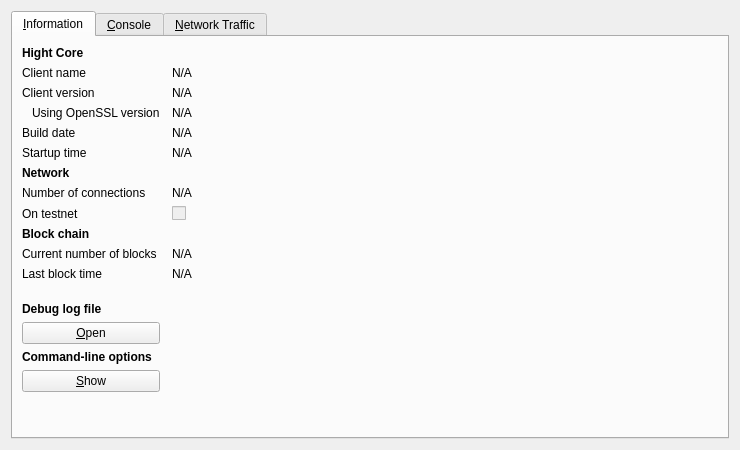
<?xml version="1.0" encoding="UTF-8"?>
<ui version="4.0">
 <class>RPCConsole</class>
 <widget class="QDialog" name="RPCConsole">
  <property name="geometry">
   <rect>
    <x>0</x>
    <y>0</y>
    <width>740</width>
    <height>450</height>
   </rect>
  </property>
  <property name="windowTitle">
   <string>Hight - Debug window</string>
  </property>
  <layout class="QVBoxLayout" name="verticalLayout_2">
   <item>
    <widget class="QTabWidget" name="tabWidget">
     <property name="currentIndex">
      <number>0</number>
     </property>
     <widget class="QWidget" name="tab_info">
      <attribute name="title">
       <string>&amp;Information</string>
      </attribute>
      <layout class="QGridLayout" name="gridLayout" columnstretch="0,1">
       <property name="horizontalSpacing">
        <number>12</number>
       </property>
       <item row="0" column="0">
        <widget class="QLabel" name="label_9">
         <property name="font">
          <font>
           <weight>75</weight>
           <bold>true</bold>
          </font>
         </property>
         <property name="text">
          <string>Hight Core</string>
         </property>
        </widget>
       </item>
       <item row="1" column="0">
        <widget class="QLabel" name="label_5">
         <property name="text">
          <string>Client name</string>
         </property>
        </widget>
       </item>
       <item row="1" column="1">
        <widget class="QLabel" name="clientName">
         <property name="cursor">
          <cursorShape>IBeamCursor</cursorShape>
         </property>
         <property name="text">
          <string>N/A</string>
         </property>
         <property name="textFormat">
          <enum>Qt::PlainText</enum>
         </property>
         <property name="textInteractionFlags">
          <set>Qt::LinksAccessibleByMouse|Qt::TextSelectableByKeyboard|Qt::TextSelectableByMouse</set>
         </property>
        </widget>
       </item>
       <item row="2" column="0">
        <widget class="QLabel" name="label_6">
         <property name="text">
          <string>Client version</string>
         </property>
        </widget>
       </item>
       <item row="2" column="1">
        <widget class="QLabel" name="clientVersion">
         <property name="cursor">
          <cursorShape>IBeamCursor</cursorShape>
         </property>
         <property name="text">
          <string>N/A</string>
         </property>
         <property name="textFormat">
          <enum>Qt::PlainText</enum>
         </property>
         <property name="textInteractionFlags">
          <set>Qt::LinksAccessibleByMouse|Qt::TextSelectableByKeyboard|Qt::TextSelectableByMouse</set>
         </property>
        </widget>
       </item>
       <item row="3" column="0">
        <widget class="QLabel" name="label_14">
         <property name="text">
          <string>Using OpenSSL version</string>
         </property>
         <property name="indent">
          <number>10</number>
         </property>
        </widget>
       </item>
       <item row="3" column="1">
        <widget class="QLabel" name="openSSLVersion">
         <property name="cursor">
          <cursorShape>IBeamCursor</cursorShape>
         </property>
         <property name="text">
          <string>N/A</string>
         </property>
         <property name="textFormat">
          <enum>Qt::PlainText</enum>
         </property>
         <property name="textInteractionFlags">
          <set>Qt::LinksAccessibleByMouse|Qt::TextSelectableByKeyboard|Qt::TextSelectableByMouse</set>
         </property>
        </widget>
       </item>
       <item row="4" column="0">
        <widget class="QLabel" name="label_12">
         <property name="text">
          <string>Build date</string>
         </property>
        </widget>
       </item>
       <item row="4" column="1">
        <widget class="QLabel" name="buildDate">
         <property name="cursor">
          <cursorShape>IBeamCursor</cursorShape>
         </property>
         <property name="text">
          <string>N/A</string>
         </property>
         <property name="textFormat">
          <enum>Qt::PlainText</enum>
         </property>
         <property name="textInteractionFlags">
          <set>Qt::LinksAccessibleByMouse|Qt::TextSelectableByKeyboard|Qt::TextSelectableByMouse</set>
         </property>
        </widget>
       </item>
       <item row="5" column="0">
        <widget class="QLabel" name="label_13">
         <property name="text">
          <string>Startup time</string>
         </property>
        </widget>
       </item>
       <item row="5" column="1">
        <widget class="QLabel" name="startupTime">
         <property name="cursor">
          <cursorShape>IBeamCursor</cursorShape>
         </property>
         <property name="text">
          <string>N/A</string>
         </property>
         <property name="textFormat">
          <enum>Qt::PlainText</enum>
         </property>
         <property name="textInteractionFlags">
          <set>Qt::LinksAccessibleByMouse|Qt::TextSelectableByKeyboard|Qt::TextSelectableByMouse</set>
         </property>
        </widget>
       </item>
       <item row="6" column="0">
        <widget class="QLabel" name="label_11">
         <property name="font">
          <font>
           <weight>75</weight>
           <bold>true</bold>
          </font>
         </property>
         <property name="text">
          <string>Network</string>
         </property>
        </widget>
       </item>
       <item row="7" column="0">
        <widget class="QLabel" name="label_7">
         <property name="text">
          <string>Number of connections</string>
         </property>
        </widget>
       </item>
       <item row="7" column="1">
        <widget class="QLabel" name="numberOfConnections">
         <property name="cursor">
          <cursorShape>IBeamCursor</cursorShape>
         </property>
         <property name="text">
          <string>N/A</string>
         </property>
         <property name="textFormat">
          <enum>Qt::PlainText</enum>
         </property>
         <property name="textInteractionFlags">
          <set>Qt::LinksAccessibleByMouse|Qt::TextSelectableByKeyboard|Qt::TextSelectableByMouse</set>
         </property>
        </widget>
       </item>
       <item row="8" column="0">
        <widget class="QLabel" name="label_8">
         <property name="text">
          <string>On testnet</string>
         </property>
        </widget>
       </item>
       <item row="8" column="1">
        <widget class="QCheckBox" name="isTestNet">
         <property name="enabled">
          <bool>false</bool>
         </property>
         <property name="text">
          <string/>
         </property>
        </widget>
       </item>
       <item row="9" column="0">
        <widget class="QLabel" name="label_10">
         <property name="font">
          <font>
           <weight>75</weight>
           <bold>true</bold>
          </font>
         </property>
         <property name="text">
          <string>Block chain</string>
         </property>
        </widget>
       </item>
       <item row="10" column="0">
        <widget class="QLabel" name="label_3">
         <property name="text">
          <string>Current number of blocks</string>
         </property>
        </widget>
       </item>
       <item row="10" column="1">
        <widget class="QLabel" name="numberOfBlocks">
         <property name="cursor">
          <cursorShape>IBeamCursor</cursorShape>
         </property>
         <property name="text">
          <string>N/A</string>
         </property>
         <property name="textFormat">
          <enum>Qt::PlainText</enum>
         </property>
         <property name="textInteractionFlags">
          <set>Qt::LinksAccessibleByMouse|Qt::TextSelectableByKeyboard|Qt::TextSelectableByMouse</set>
         </property>
        </widget>
       </item>
       <item row="11" column="0">
        <widget class="QLabel" name="label_2">
         <property name="text">
          <string>Last block time</string>
         </property>
        </widget>
       </item>
       <item row="11" column="1">
        <widget class="QLabel" name="lastBlockTime">
         <property name="cursor">
          <cursorShape>IBeamCursor</cursorShape>
         </property>
         <property name="text">
          <string>N/A</string>
         </property>
         <property name="textFormat">
          <enum>Qt::PlainText</enum>
         </property>
         <property name="textInteractionFlags">
          <set>Qt::LinksAccessibleByMouse|Qt::TextSelectableByKeyboard|Qt::TextSelectableByMouse</set>
         </property>
        </widget>
       </item>
       <item row="12" column="0">
        <spacer name="verticalSpacer_2">
         <property name="orientation">
          <enum>Qt::Vertical</enum>
         </property>
         <property name="sizeHint" stdset="0">
          <size>
           <width>20</width>
           <height>20</height>
          </size>
         </property>
        </spacer>
       </item>
       <item row="13" column="0">
        <widget class="QLabel" name="labelDebugLogfile">
         <property name="font">
          <font>
           <weight>75</weight>
           <bold>true</bold>
          </font>
         </property>
         <property name="text">
          <string>Debug log file</string>
         </property>
        </widget>
       </item>
       <item row="14" column="0">
        <widget class="QPushButton" name="openDebugLogfileButton">
         <property name="toolTip">
          <string>Open the Hight debug log file from the current data directory. This can take a few seconds for large log files.</string>
         </property>
         <property name="text">
          <string>&amp;Open</string>
         </property>
         <property name="autoDefault">
          <bool>false</bool>
         </property>
        </widget>
       </item>
       <item row="15" column="0">
        <widget class="QLabel" name="labelCLOptions">
         <property name="font">
          <font>
           <weight>75</weight>
           <bold>true</bold>
          </font>
         </property>
         <property name="text">
          <string>Command-line options</string>
         </property>
        </widget>
       </item>
       <item row="16" column="0">
        <widget class="QPushButton" name="showCLOptionsButton">
         <property name="toolTip">
          <string>Show the Hight-Qt help message to get a list with possible Hight command-line options.</string>
         </property>
         <property name="text">
          <string>&amp;Show</string>
         </property>
         <property name="autoDefault">
          <bool>false</bool>
         </property>
        </widget>
       </item>
       <item row="17" column="0">
        <spacer name="verticalSpacer">
         <property name="orientation">
          <enum>Qt::Vertical</enum>
         </property>
         <property name="sizeHint" stdset="0">
          <size>
           <width>20</width>
           <height>40</height>
          </size>
         </property>
        </spacer>
       </item>
      </layout>
     </widget>
     <widget class="QWidget" name="tab_console">
      <attribute name="title">
       <string>&amp;Console</string>
      </attribute>
      <layout class="QVBoxLayout" name="verticalLayout_3">
       <property name="spacing">
        <number>3</number>
       </property>
       <item>
        <widget class="QTextEdit" name="messagesWidget">
         <property name="minimumSize">
          <size>
           <width>0</width>
           <height>100</height>
          </size>
         </property>
         <property name="readOnly">
          <bool>true</bool>
         </property>
         <property name="tabKeyNavigation" stdset="0">
          <bool>false</bool>
         </property>
         <property name="columnCount" stdset="0">
          <number>2</number>
         </property>
        </widget>
       </item>
       <item>
        <layout class="QHBoxLayout" name="horizontalLayout">
         <property name="spacing">
          <number>3</number>
         </property>
         <item>
          <widget class="QLabel" name="label">
           <property name="text">
            <string notr="true">&gt;</string>
           </property>
          </widget>
         </item>
         <item>
          <widget class="QLineEdit" name="lineEdit"/>
         </item>
         <item>
          <widget class="QPushButton" name="clearButton">
           <property name="maximumSize">
            <size>
             <width>24</width>
             <height>24</height>
            </size>
           </property>
           <property name="toolTip">
            <string>Clear console</string>
           </property>
           <property name="text">
            <string/>
           </property>
           <property name="icon">
            <iconset resource="../bitcoin.qrc">
             <normaloff>:/icons/remove</normaloff>:/icons/remove</iconset>
           </property>
           <property name="shortcut">
            <string notr="true">Ctrl+L</string>
           </property>
           <property name="autoDefault">
            <bool>false</bool>
           </property>
          </widget>
         </item>
        </layout>
       </item>
      </layout>
     </widget>
     <widget class="QWidget" name="tab">
      <attribute name="title">
       <string>&amp;Network Traffic</string>
      </attribute>
      <layout class="QHBoxLayout" name="horizontalLayout_3">
       <item>
        <layout class="QVBoxLayout" name="verticalLayout_4">
         <item>
          <widget class="TrafficGraphWidget" name="trafficGraph" native="true">
           <property name="sizePolicy">
            <sizepolicy hsizetype="Expanding" vsizetype="Expanding">
             <horstretch>0</horstretch>
             <verstretch>0</verstretch>
            </sizepolicy>
           </property>
          </widget>
         </item>
         <item>
          <layout class="QHBoxLayout" name="horizontalLayout_2">
           <item>
            <widget class="QSlider" name="sldGraphRange">
             <property name="minimum">
              <number>1</number>
             </property>
             <property name="maximum">
              <number>288</number>
             </property>
             <property name="pageStep">
              <number>12</number>
             </property>
             <property name="value">
              <number>6</number>
             </property>
             <property name="orientation">
              <enum>Qt::Horizontal</enum>
             </property>
            </widget>
           </item>
           <item>
            <widget class="QLabel" name="lblGraphRange">
             <property name="minimumSize">
              <size>
               <width>100</width>
               <height>0</height>
              </size>
             </property>
             <property name="alignment">
              <set>Qt::AlignCenter</set>
             </property>
            </widget>
           </item>
           <item>
            <widget class="QPushButton" name="btnClearTrafficGraph">
             <property name="text">
              <string>&amp;Clear</string>
             </property>
            </widget>
           </item>
          </layout>
         </item>
        </layout>
       </item>
       <item>
        <layout class="QVBoxLayout" name="verticalLayout">
         <item>
          <widget class="QGroupBox" name="groupBox">
           <property name="title">
            <string>Totals</string>
           </property>
           <layout class="QVBoxLayout" name="verticalLayout_5">
            <item>
             <layout class="QHBoxLayout" name="horizontalLayout_4">
              <item>
               <widget class="Line" name="line">
                <property name="sizePolicy">
                 <sizepolicy hsizetype="Fixed" vsizetype="Fixed">
                  <horstretch>0</horstretch>
                  <verstretch>0</verstretch>
                 </sizepolicy>
                </property>
                <property name="minimumSize">
                 <size>
                  <width>10</width>
                  <height>0</height>
                 </size>
                </property>
                <property name="palette">
                 <palette>
                  <active>
                   <colorrole role="Light">
                    <brush brushstyle="SolidPattern">
                     <color alpha="255">
                      <red>0</red>
                      <green>255</green>
                      <blue>0</blue>
                     </color>
                    </brush>
                   </colorrole>
                  </active>
                  <inactive>
                   <colorrole role="Light">
                    <brush brushstyle="SolidPattern">
                     <color alpha="255">
                      <red>0</red>
                      <green>255</green>
                      <blue>0</blue>
                     </color>
                    </brush>
                   </colorrole>
                  </inactive>
                  <disabled>
                   <colorrole role="Light">
                    <brush brushstyle="SolidPattern">
                     <color alpha="255">
                      <red>0</red>
                      <green>255</green>
                      <blue>0</blue>
                     </color>
                    </brush>
                   </colorrole>
                  </disabled>
                 </palette>
                </property>
                <property name="orientation">
                 <enum>Qt::Horizontal</enum>
                </property>
               </widget>
              </item>
              <item>
               <widget class="QLabel" name="label_16">
                <property name="text">
                 <string>In:</string>
                </property>
               </widget>
              </item>
              <item>
               <widget class="QLabel" name="lblBytesIn">
                <property name="minimumSize">
                 <size>
                  <width>50</width>
                  <height>0</height>
                 </size>
                </property>
                <property name="alignment">
                 <set>Qt::AlignRight|Qt::AlignTrailing|Qt::AlignVCenter</set>
                </property>
               </widget>
              </item>
             </layout>
            </item>
            <item>
             <layout class="QHBoxLayout" name="horizontalLayout_5">
              <item>
               <widget class="Line" name="line_2">
                <property name="sizePolicy">
                 <sizepolicy hsizetype="Fixed" vsizetype="Fixed">
                  <horstretch>0</horstretch>
                  <verstretch>0</verstretch>
                 </sizepolicy>
                </property>
                <property name="minimumSize">
                 <size>
                  <width>10</width>
                  <height>0</height>
                 </size>
                </property>
                <property name="palette">
                 <palette>
                  <active>
                   <colorrole role="Light">
                    <brush brushstyle="SolidPattern">
                     <color alpha="255">
                      <red>255</red>
                      <green>0</green>
                      <blue>0</blue>
                     </color>
                    </brush>
                   </colorrole>
                  </active>
                  <inactive>
                   <colorrole role="Light">
                    <brush brushstyle="SolidPattern">
                     <color alpha="255">
                      <red>255</red>
                      <green>0</green>
                      <blue>0</blue>
                     </color>
                    </brush>
                   </colorrole>
                  </inactive>
                  <disabled>
                   <colorrole role="Light">
                    <brush brushstyle="SolidPattern">
                     <color alpha="255">
                      <red>255</red>
                      <green>0</green>
                      <blue>0</blue>
                     </color>
                    </brush>
                   </colorrole>
                  </disabled>
                 </palette>
                </property>
                <property name="orientation">
                 <enum>Qt::Horizontal</enum>
                </property>
               </widget>
              </item>
              <item>
               <widget class="QLabel" name="label_17">
                <property name="text">
                 <string>Out:</string>
                </property>
               </widget>
              </item>
              <item>
               <widget class="QLabel" name="lblBytesOut">
                <property name="minimumSize">
                 <size>
                  <width>50</width>
                  <height>0</height>
                 </size>
                </property>
                <property name="alignment">
                 <set>Qt::AlignRight|Qt::AlignTrailing|Qt::AlignVCenter</set>
                </property>
               </widget>
              </item>
             </layout>
            </item>
            <item>
             <spacer name="verticalSpacer_4">
              <property name="orientation">
               <enum>Qt::Vertical</enum>
              </property>
              <property name="sizeHint" stdset="0">
               <size>
                <width>20</width>
                <height>407</height>
               </size>
              </property>
             </spacer>
            </item>
           </layout>
          </widget>
         </item>
        </layout>
       </item>
      </layout>
     </widget>
    </widget>
   </item>
  </layout>
 </widget>
 <customwidgets>
  <customwidget>
   <class>TrafficGraphWidget</class>
   <extends>QWidget</extends>
   <header>trafficgraphwidget.h</header>
   <container>1</container>
   <slots>
    <slot>clear()</slot>
   </slots>
  </customwidget>
 </customwidgets>
 <resources>
  <include location="../bitcoin.qrc"/>
 </resources>
 <connections/>
</ui>
